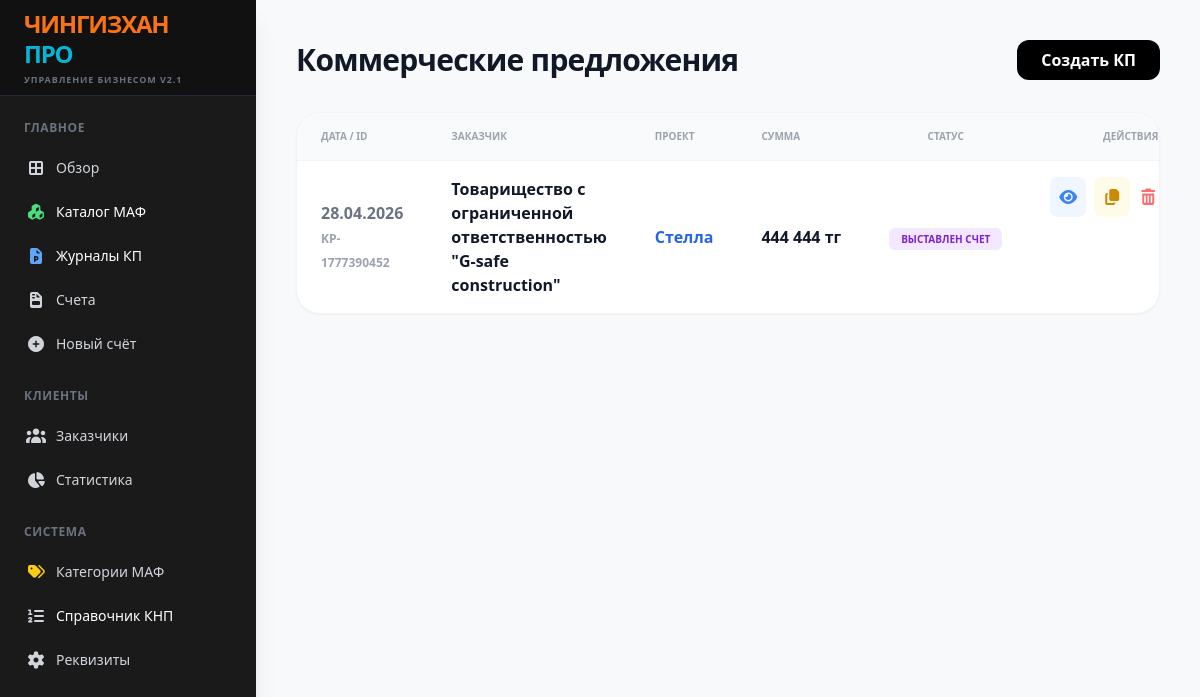
The page /proposals on the database as committed earlier.
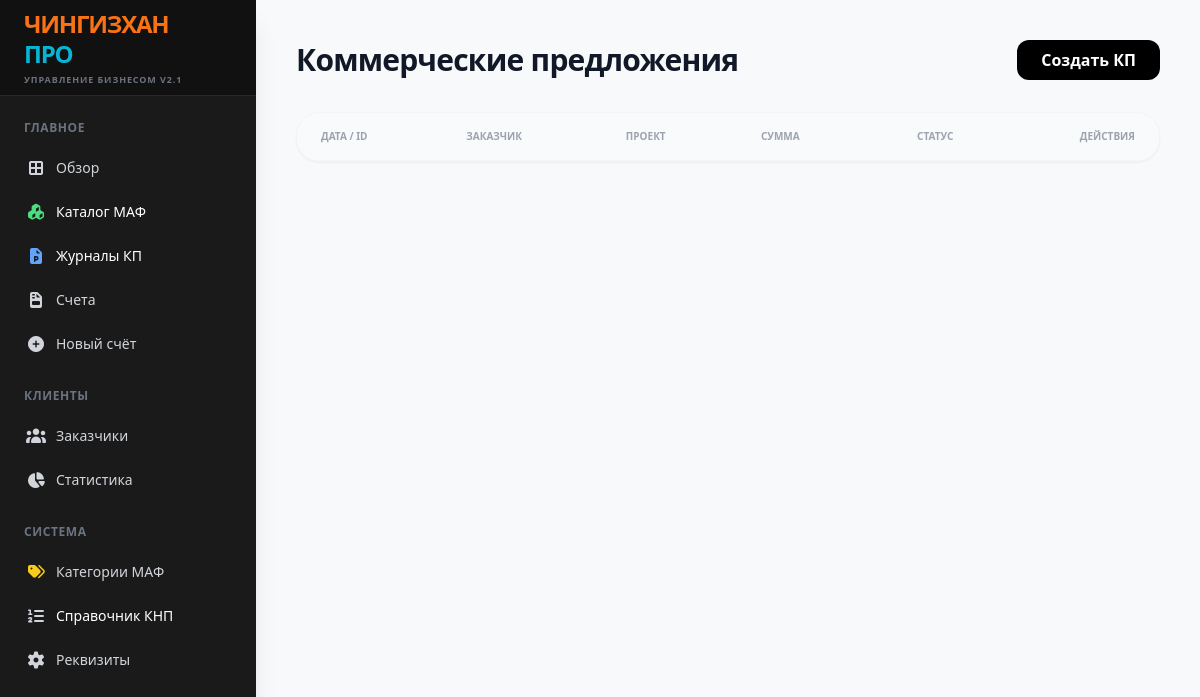
The same page on the database as committed later.
### tables this page shows
CREATE TABLE proposals (id TEXT PRIMARY KEY, client_id TEXT, date TEXT, project_name TEXT, total REAL, status INTEGER DEFAULT 0);

CREATE TABLE clients (id TEXT PRIMARY KEY, name TEXT, bin TEXT, contact TEXT, address TEXT);

### app.py (the view)
@app.route('/proposals')
def proposals_list():
    with sqlite3.connect(DB_NAME) as conn: props = conn.cursor().execute("SELECT p.id, c.name, p.project_name, p.date, p.total, p.status FROM proposals p LEFT JOIN clients c ON p.client_id = c.id ORDER BY p.date DESC").fetchall()
    return render_template('proposals.html', proposals=props)

### templates/proposals.html (shortened to what this page needs)
{% extends "base.html" %}
{% block content %}
<div class="p-10 max-w-7xl mx-auto">
    <div class="flex justify-between items-center mb-8">
        <h2 class="text-3xl font-black text-gray-900 tracking-tight">Коммерческие предложения</h2>
        <a href="/create_proposal" class="bg-black text-white px-6 py-2 rounded-xl font-bold hover:bg-gray-800 transition">Создать КП</a>
    </div>
    <div class="bg-white rounded-3xl shadow-sm border border-gray-100 overflow-hidden">
        <table class="w-full text-left">
            <thead>
                <tr class="bg-gray-50 border-b border-gray-100"><th class="py-4 px-6 text-[10px] font-black text-gray-400 uppercase">Дата / ID</th><th class="py-4 px-6 text-[10px] font-black text-gray-400 uppercase">Заказчик</th><th class="py-4 px-6 text-[10px] font-black text-gray-400 uppercase">Проект</th><th class="py-4 px-6 text-[10px] font-black text-gray-400 uppercase">Сумма</th><th class="py-4 px-6 text-[10px] font-black text-gray-400 uppercase text-center">Статус</th><th class="py-4 px-6 text-[10px] font-black text-gray-400 uppercase text-right">Действия</th></tr>
            </thead>
            <tbody class="divide-y divide-gray-50">
                {% for p in proposals %}
                <tr class="hover:bg-gray-50 transition">
                    <td class="py-4 px-6 font-bold text-gray-500">{{ p[3] }}<br><span class="text-xs text-gray-400">{{ p[0] }}</span></td>
                    <td class="py-4 px-6 text-gray-900 font-black">{{ p[1] if p[1] else '<span class="text-red-400">Не выбран</span>'|safe }}</td><td class="py-4 px-6 font-bold text-blue-600">{{ p[2] }}</td>
                    <td class="py-4 px-6 font-black text-gray-900 whitespace-nowrap">{{ '{:,.0f}'.format(p[4]).replace(',', ' ') }} тг</td>
                    <td class="py-4 px-6 text-center">{% if p[5] == 1 %}<span class="whitespace-nowrap px-3 py-1 rounded-md text-[10px] font-black bg-purple-100 text-purple-700 uppercase">ВЫСТАВЛЕН СЧЕТ</span>{% else %}<span class="whitespace-nowrap px-3 py-1 rounded-md text-[10px] font-black bg-gray-100 text-gray-500 uppercase">ЧЕРНОВИК</span>{% endif %}</td>
                    <td class="py-4 px-6 text-right space-x-2 flex justify-end items-center">
                        <a href="/view_proposal/{{ p[0] }}" class="text-blue-500 hover:text-blue-700 bg-blue-50 p-2 rounded-lg"><i class="fas fa-eye"></i></a>
                        <a href="/duplicate_proposal/{{ p[0] }}" class="text-yellow-600 hover:text-yellow-800 bg-yellow-50 p-2 rounded-lg"><i class="fas fa-copy"></i></a>
                        <button onclick="deleteProposal('{{ p[0] }}')" class="text-red-400 hover:text-red-600 transition ml-2"><i class="fas fa-trash-alt"></i></button>
                    </td>
                </tr>
                {% endfor %}
            </tbody>
        </table>
    </div>
</div>
{% endblock %}

### templates/base.html (shortened to what this page needs)
<!DOCTYPE html>
<html lang="ru">
<head>
    <script src="{{ url_for('static', filename='css/tailwind.js') }}"></script>
    <link href="{{ url_for('static', filename='css/all.min.css') }}" rel="stylesheet">
</head>
<body class="bg-[#F8F9FA] flex h-screen font-sans">
    <aside class="w-64 bg-[#1a1a1a] text-gray-300 flex flex-col shadow-xl z-50">
        <div class="h-24 flex flex-col justify-center px-6 border-b border-gray-800 bg-[#111]">
            <h1 class="text-2xl font-black tracking-tighter leading-tight">
                <span style="color: #f97316;">ЧИНГИЗХАН</span><br>
                <span style="color: #06b6d4;">ПРО</span>
            </h1>
            <p class="text-[9px] font-bold text-gray-500 mt-1 uppercase tracking-widest">Управление бизнесом v2.1</p>
        </div>
        <nav class="flex-1 px-4 py-6 space-y-6 overflow-y-auto">
            <div>
                <p class="text-xs font-bold text-gray-500 mb-3 px-2 tracking-wider">ГЛАВНОЕ</p>
                <div class="space-y-1">
                    <a href="/" class="flex items-center px-2 py-2.5 rounded-md hover:bg-gray-800 transition"><i class="fas fa-th-large w-6 text-center"></i><span class="ml-2 text-sm font-medium">Обзор</span></a>
                    <a href="/catalog" class="flex items-center px-2 py-2.5 rounded-md hover:bg-gray-800 transition"><i class="fas fa-cubes w-6 text-center text-green-400"></i><span class="ml-2 text-sm font-medium text-white">Каталог МАФ</span></a>
                    <a href="/proposals" class="flex items-center px-2 py-2.5 rounded-md hover:bg-gray-800 transition"><i class="fas fa-file-powerpoint w-6 text-center text-blue-400"></i><span class="ml-2 text-sm font-medium text-white">Журналы КП</span></a>
                    <a href="/invoices" class="flex items-center px-2 py-2.5 rounded-md hover:bg-gray-800 transition"><i class="fas fa-file-invoice w-6 text-center"></i><span class="ml-2 text-sm font-medium">Счета</span></a>
                    <a href="/create_invoice" class="flex items-center px-2 py-2.5 rounded-md hover:bg-gray-800 transition"><i class="fas fa-plus-circle w-6 text-center"></i><span class="ml-2 text-sm font-medium">Новый счёт</span></a>
                </div>
            </div>
            <div>
                <p class="text-xs font-bold text-gray-500 mb-3 px-2 tracking-wider">КЛИЕНТЫ</p>
                <div class="space-y-1">
                    <a href="/clients" class="flex items-center px-2 py-2.5 hover:bg-gray-800 rounded-md transition"><i class="fas fa-users w-6 text-center"></i><span class="ml-2 text-sm font-medium">Заказчики</span></a>
                    <a href="/issued_invoices" class="flex items-center px-2 py-2.5 hover:bg-gray-800 rounded-md transition"><i class="fas fa-chart-pie w-6 text-center"></i><span class="ml-2 text-sm font-medium">Статистика</span></a>
                </div>
            </div>
            <div>
                <p class="text-xs font-bold text-gray-500 mb-3 px-2 tracking-wider">СИСТЕМА</p>
                <div class="space-y-1">
                    <a href="/categories" class="flex items-center px-2 py-2.5 hover:bg-gray-800 rounded-md transition"><i class="fas fa-tags w-6 text-center text-yellow-400"></i><span class="ml-2 text-sm font-medium">Категории МАФ</span></a>
                    <a href="/knp" class="flex items-center px-2 py-2.5 hover:bg-gray-800 rounded-md transition"><i class="fas fa-list-ol w-6 text-center"></i><span class="ml-2 text-sm font-medium text-white">Справочник КНП</span></a>
                    <a href="/settings" class="flex items-center px-2 py-2.5 hover:bg-gray-800 rounded-md transition"><i class="fas fa-cog w-6 text-center"></i><span class="ml-2 text-sm font-medium">Реквизиты</span></a>
                </div>
            </div>
        </nav>
    </aside>
    <main class="flex-1 overflow-y-auto">
        {% block content %}{% endblock %}
    </main>
</body>
</html>

Rows that differ between the two databases and show on the page:
removed proposals: date "28.04.2026", id "KP-1777390452", name "Товарищество с ограниченной ответственностью \"G-safe construction\"", project_name "Стелла", total "444 444", status "ВЫСТАВЛЕН СЧЕТ"
